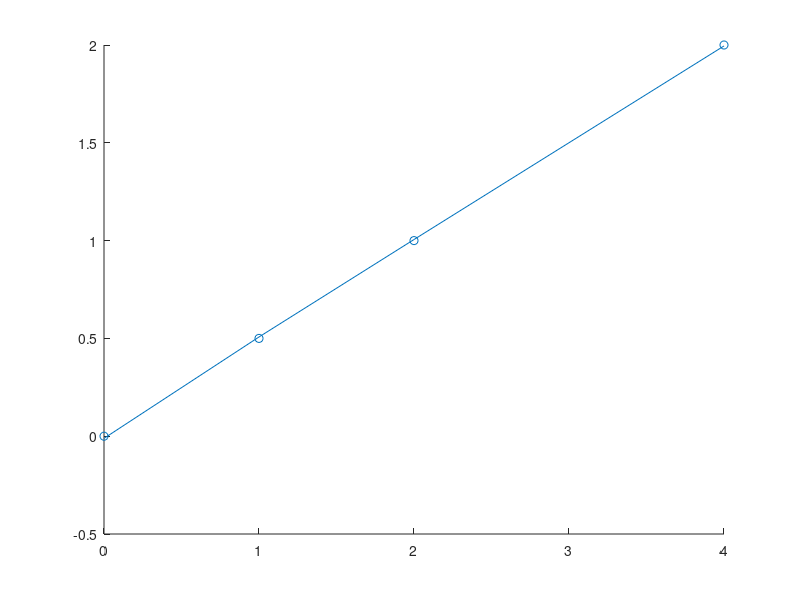

Write MATLAB code to recreate this figure.
clear all
%% /Users/rafiul_rasel/Desktop/Machine_Learning/LinearRegression/MultiVariable


y = [0 0.5 1 2];
len = length(y);
x = [1 1 1 1];
x = [x; [1 2 2.4 3]];
x = [x; [0 1 2 4]];


t = [0, 0, 0];
ts = t;
al = 0.01;

count = 1;

%% cost function J(t0, t1) = 1/2m * sum((t0+t1x - y)^2)
%% th_j = th_j - alpha*1/m sum((th^T*x_j-y).*x_j)

while(1)
ts = t;
for i=1:length(t)
t(i) = t(i) - al*(1/len)*sum((t*x-y).*x(i,:));
end

if(norm(ts-t)<1e-5)
break;
end
end

disp(1);
scatter(x(3,:),y); hold on;
y1 = t*x;

plot(x(3,:), y1); hold off;






